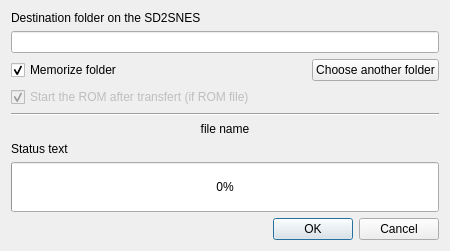
<?xml version="1.0" encoding="UTF-8"?>
<ui version="4.0">
 <class>SendToDialog</class>
 <widget class="QDialog" name="SendToDialog">
  <property name="geometry">
   <rect>
    <x>0</x>
    <y>0</y>
    <width>450</width>
    <height>243</height>
   </rect>
  </property>
  <property name="windowTitle">
   <string>Send to usb2snes</string>
  </property>
  <property name="locale">
   <locale language="English" country="UnitedStates"/>
  </property>
  <layout class="QVBoxLayout" name="verticalLayout">
   <item>
    <widget class="QLabel" name="label">
     <property name="text">
      <string>Destination folder on the SD2SNES</string>
     </property>
    </widget>
   </item>
   <item>
    <widget class="QLineEdit" name="dirLineEdit">
     <property name="readOnly">
      <bool>true</bool>
     </property>
    </widget>
   </item>
   <item>
    <layout class="QHBoxLayout" name="horizontalLayout">
     <item>
      <widget class="QCheckBox" name="saveDirCheckBox">
       <property name="text">
        <string>Memorize folder</string>
       </property>
       <property name="checked">
        <bool>true</bool>
       </property>
      </widget>
     </item>
     <item>
      <spacer name="horizontalSpacer">
       <property name="orientation">
        <enum>Qt::Horizontal</enum>
       </property>
       <property name="sizeHint" stdset="0">
        <size>
         <width>40</width>
         <height>20</height>
        </size>
       </property>
      </spacer>
     </item>
     <item>
      <widget class="QPushButton" name="pushButton">
       <property name="text">
        <string>Choose another folder</string>
       </property>
      </widget>
     </item>
    </layout>
   </item>
   <item>
    <widget class="QCheckBox" name="romStartCheckBox">
     <property name="enabled">
      <bool>false</bool>
     </property>
     <property name="text">
      <string>Start the ROM after transfert (if ROM file)</string>
     </property>
     <property name="checked">
      <bool>true</bool>
     </property>
    </widget>
   </item>
   <item>
    <widget class="Line" name="line">
     <property name="orientation">
      <enum>Qt::Horizontal</enum>
     </property>
    </widget>
   </item>
   <item>
    <widget class="QLabel" name="filenameLabel">
     <property name="text">
      <string>file name</string>
     </property>
     <property name="alignment">
      <set>Qt::AlignCenter</set>
     </property>
    </widget>
   </item>
   <item>
    <widget class="QLabel" name="statusLabel">
     <property name="text">
      <string>Status text</string>
     </property>
    </widget>
   </item>
   <item>
    <widget class="QProgressBar" name="progressBar">
     <property name="sizePolicy">
      <sizepolicy hsizetype="Expanding" vsizetype="Minimum">
       <horstretch>0</horstretch>
       <verstretch>0</verstretch>
      </sizepolicy>
     </property>
     <property name="minimumSize">
      <size>
       <width>0</width>
       <height>50</height>
      </size>
     </property>
     <property name="value">
      <number>0</number>
     </property>
    </widget>
   </item>
   <item>
    <widget class="QDialogButtonBox" name="buttonBox">
     <property name="orientation">
      <enum>Qt::Horizontal</enum>
     </property>
     <property name="standardButtons">
      <set>QDialogButtonBox::Cancel|QDialogButtonBox::Ok</set>
     </property>
    </widget>
   </item>
  </layout>
 </widget>
 <resources/>
 <connections>
  <connection>
   <sender>buttonBox</sender>
   <signal>accepted()</signal>
   <receiver>SendToDialog</receiver>
   <slot>accept()</slot>
   <hints>
    <hint type="sourcelabel">
     <x>248</x>
     <y>254</y>
    </hint>
    <hint type="destinationlabel">
     <x>157</x>
     <y>274</y>
    </hint>
   </hints>
  </connection>
  <connection>
   <sender>buttonBox</sender>
   <signal>rejected()</signal>
   <receiver>SendToDialog</receiver>
   <slot>reject()</slot>
   <hints>
    <hint type="sourcelabel">
     <x>316</x>
     <y>260</y>
    </hint>
    <hint type="destinationlabel">
     <x>286</x>
     <y>274</y>
    </hint>
   </hints>
  </connection>
 </connections>
</ui>
